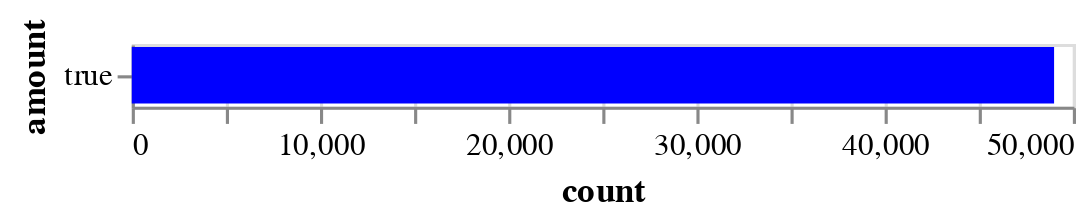

Write notebook code for a chart like this one.
### Code cell
df = pd.read_csv("data/loco_mainstream/metadata.csv", parse_dates=["date"])
df
print("Dates after 1990:")
count = (
    (metadata["date"].dt.year > 1990)
    .value_counts()
    .to_frame()
    .reset_index()
    .rename(columns={"date": "amount", "index": "is after 1990"})
)

display(
    alt.Chart(count)
    .mark_bar()
    .encode(x="count", y="amount", tooltip="amount")
    .configure_mark(color="blue")
)

### Figure 1 — Vega-Lite specification as saved in the notebook (floating-point values rounded to 4 significant figures)
{"config": {"view": {"continuousWidth": 300, "continuousHeight": 300}, "mark": {"color": "blue"}}, "data": {"name": "data-d108acf016b01f71f2af43fd620d196a"}, "mark": {"type": "bar"}, "encoding": {"tooltip": {"field": "amount", "type": "nominal"}, "x": {"field": "count", "type": "quantitative"}, "y": {"field": "amount", "type": "nominal"}}, "$schema": "https://vega.github.io/schema/vega-lite/v5.16.3.json", "datasets": {"data-d108acf016b01f71f2af43fd620d196a": [{"amount": true, "count": 49003}]}}
